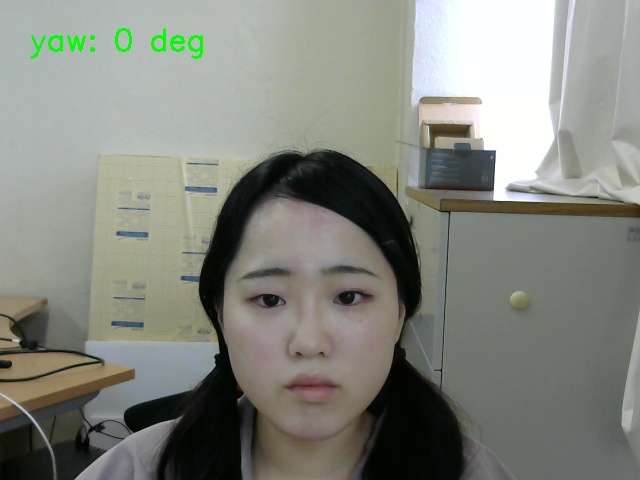
#> input picture mqodata/face1.jpg, 640 x 480 px, given in place of the camera
$ python capture_and_build_mask_pair.py
#> lines starting #> are read from the running program, lines starting #| are printed output that depends on the picture
#!/usr/bin/env python3
"""Capture no-mask/masked images, align them, and build paired face OBJ files."""

from __future__ import annotations

import argparse
import csv
import re
import shutil
import sys
from pathlib import Path

import cv2
import mediapipe as mp
import numpy as np


SCRIPT_DIR = Path(__file__).resolve().parent
REPO_ROOT = SCRIPT_DIR.parents[1]
sys.path.insert(0, str(REPO_ROOT))
sys.path.insert(0, str(SCRIPT_DIR))

from create_MQO import CreateMQO  # noqa: E402
from convert_mqo_to_obj import parse_mqo, write_obj  # noqa: E402


# Eyes, eyebrows, forehead and nose root: normally visible with a face mask.
STABLE_IDS = sorted({
    6, 8, 9, 10, 21, 22, 23, 24, 25, 26, 27, 28, 29, 30,
    33, 46, 52, 53, 55, 65, 66, 70, 105, 107, 133, 151, 158,
    159, 160, 161, 168, 243, 263, 276, 282, 283, 285, 293,
    295, 296, 300, 334, 336, 362, 383, 384, 385, 386, 417,
})


def arguments() -> argparse.Namespace:
    parser = argparse.ArgumentParser(description=__doc__)
    parser.add_argument("--name", default="CG01")
    parser.add_argument("--output-root", type=Path, default=SCRIPT_DIR / "captures")
    parser.add_argument("--camera", type=int, default=-1, help="-1 tries camera IDs 0..4")
    parser.add_argument("--width", type=int, default=640)
    parser.add_argument("--height", type=int, default=480)
    parser.add_argument("--guide-alpha", type=float, default=0.35)
    parser.add_argument(
        "--reuse-captured", action="store_true",
        help="Skip camera capture and reuse source/nomask.jpg and source/mask_raw.jpg",
    )
    parser.add_argument(
        "--alignment", choices=("manual", "auto", "none"), default="manual",
        help="How to align the masked image to the no-mask image",
    )
    parser.add_argument(
        "--no-mirror-preview",
        action="store_true",
        help="Disable the default mirror-like preview (saved images are never mirrored)",
    )
    return parser.parse_args()


def open_camera(camera_id: int, width: int, height: int):
    ids = range(5) if camera_id < 0 else [camera_id]
    for candidate_id in ids:
        capture = cv2.VideoCapture(candidate_id)
        if capture.isOpened():
            capture.set(cv2.CAP_PROP_FRAME_WIDTH, width)
            capture.set(cv2.CAP_PROP_FRAME_HEIGHT, height)
            return capture, candidate_id
        capture.release()
    raise RuntimeError("Camera IDs 0..4 could not be opened")


def capture_frame(
        capture, title: str, instruction: str, guide=None, alpha=0.35,
        mirror_preview=True):
    while True:
        ok, frame = capture.read()
        if not ok:
            raise RuntimeError("Failed to read a camera frame")
        display = frame.copy()
        if guide is not None:
            resized = cv2.resize(guide, (frame.shape[1], frame.shape[0]))
            display = cv2.addWeighted(display, 1.0 - alpha, resized, alpha, 0.0)
        # Mirror only what the user sees. Keep the captured frame in the
        # camera's original orientation for landmark detection and modeling.
        if mirror_preview:
            display = cv2.flip(display, 1)
        cv2.rectangle(display, (0, 0), (display.shape[1], 42), (0, 0, 0), -1)
        cv2.putText(display, instruction, (10, 28), cv2.FONT_HERSHEY_SIMPLEX,
                    0.62, (255, 255, 255), 2, cv2.LINE_AA)
        cv2.imshow(title, display)
        key = cv2.waitKey(1) & 0xFF
        if key == 32:  # Space
            return frame.copy()
        if key in (27, ord("q")):
            raise KeyboardInterrupt


# [104 lines left out: functions detect_landmarks, save_landmarks, align_masked, manual_align, make_model_pair, not called in this run]


def main() -> None:
    args = arguments()
    root = (args.output_root / args.name).resolve()
    source_dir = root / "source"
    aligned_dir = root / "aligned"
    landmark_dir = root / "landmarks"
    models_dir = root / "models"
    for directory in (source_dir, aligned_dir, landmark_dir, models_dir):
        directory.mkdir(parents=True, exist_ok=True)

    nomask_path = source_dir / "nomask.jpg"
    mask_raw_path = source_dir / "mask_raw.jpg"
    if args.reuse_captured:
        nomask = cv2.imread(str(nomask_path))
        masked = cv2.imread(str(mask_raw_path))
        if nomask is None or masked is None:
            raise FileNotFoundError(
                f"Reuse requested but images are missing: {nomask_path}, {mask_raw_path}")
    else:
        capture, camera_id = open_camera(args.camera, args.width, args.height)
        print(f"Camera ID: {camera_id}")
        try:
            nomask = capture_frame(capture, "CG pair capture",
                                   "NO MASK: align face, then press SPACE (Q: quit)",
                                   mirror_preview=not args.no_mirror_preview)
#> in capture_frame, frame is the input picture: shape (480, 640, 3); mean B, G, R 125.8, 133.9, 131
#> in capture_frame, `display = cv2.flip(display, 1)`:
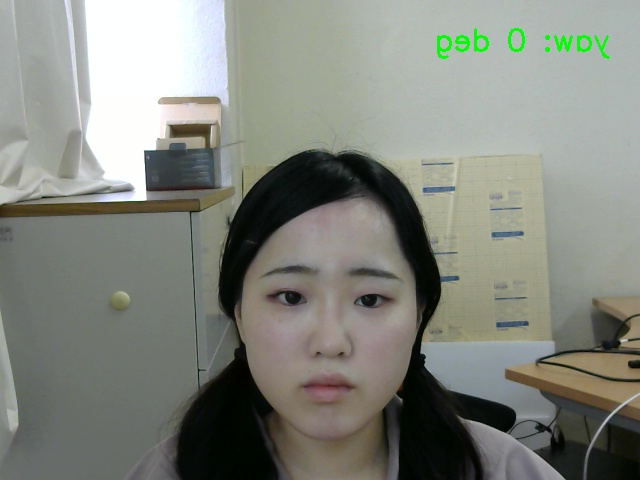
#> display: shape (480, 640, 3); mean B, G, R 125.8, 133.9, 131
#> in capture_frame, `cv2.putText(display, instruction, (10, 28), cv2.FONT_HERSHEY_SIMPLEX, ..`:
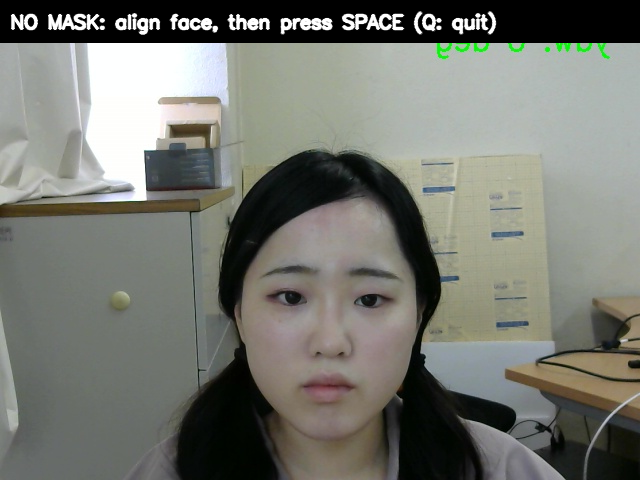
#> display: shape (480, 640, 3); mean B, G, R 112.3, 119.5, 117.7
#> (key q is pressed here)
            masked = capture_frame(capture, "CG pair capture",
                                   "WEAR MASK: align with ghost, then press SPACE",
                                   nomask, args.guide_alpha,
                                   mirror_preview=not args.no_mirror_preview)
        finally:
            capture.release()
            cv2.destroyAllWindows()
        cv2.imwrite(str(nomask_path), nomask)
        cv2.imwrite(str(mask_raw_path), masked)

    with mp.solutions.face_mesh.FaceMesh(
        static_image_mode=True, max_num_faces=1, refine_landmarks=True,
        min_detection_confidence=0.5) as face_mesh:
        nomask_points = detect_landmarks(face_mesh, nomask)
        mask_points = detect_landmarks(face_mesh, masked)

    if args.alignment == "manual":
        aligned, matrix, manual_values = manual_align(nomask, masked)
        inlier_ratio = float("nan")
        quality_text = "alignment_method=manual\n" + "\n".join(
            f"{key}={value}" for key, value in manual_values.items()) + "\n"
    elif args.alignment == "auto":
        aligned, matrix, inlier_ratio = align_masked(nomask, masked, nomask_points, mask_points)
        quality_text = (
            "alignment_method=auto\n"
            f"stable_point_inlier_ratio={inlier_ratio:.6f}\n")
    else:
        aligned = masked.copy()
        matrix = np.array([[1.0, 0.0, 0.0], [0.0, 1.0, 0.0]])
        inlier_ratio = float("nan")
        quality_text = "alignment_method=none\n"
    aligned_path = aligned_dir / "mask_aligned.png"
    comparison_path = aligned_dir / "alignment_comparison.png"
    cv2.imwrite(str(aligned_path), aligned)
    cv2.imwrite(str(comparison_path), cv2.addWeighted(nomask, 0.5, aligned, 0.5, 0.0))
    save_landmarks(landmark_dir / "nomask_landmarks.csv", nomask_points)
    save_landmarks(landmark_dir / "mask_raw_landmarks.csv", mask_points)
    np.savetxt(aligned_dir / "alignment_affine.csv", matrix, delimiter=",")
    (aligned_dir / "alignment_quality.txt").write_text(quality_text, encoding="utf-8")

    make_model_pair(nomask_path, aligned_path, models_dir)
    print(f"Completed: {root}")
    print(f"Alignment method: {args.alignment}")
    if args.alignment == "auto":
        print(f"Alignment inlier ratio: {inlier_ratio:.3f}")
    print(f"No-mask OBJ: {models_dir / 'model_nomask.obj'}")
    print(f"Masked OBJ: {models_dir / 'model_masked.obj'}")


if __name__ == "__main__":
#> (the run stopped early here; a loop or call above may not have finished)

$ run again, on mqodata/katuda.jpg
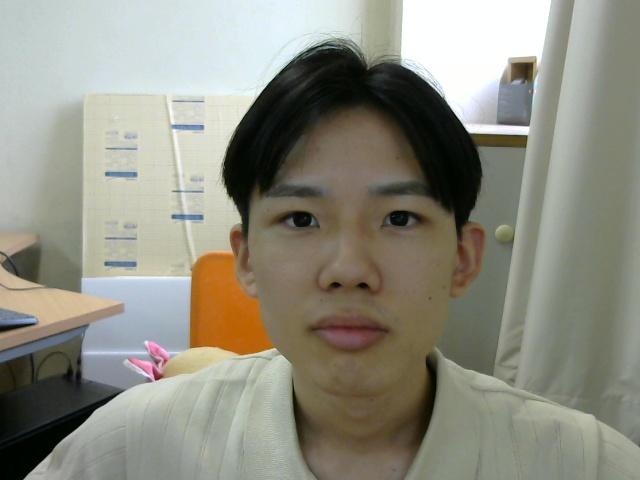
#> input picture mqodata/katuda.jpg, 640 x 480 px, given in place of the camera
#> in capture_frame, frame is the input picture: shape (480, 640, 3); mean B, G, R 129.3, 141.7, 142.6
#> in capture_frame, `display = cv2.flip(display, 1)`:
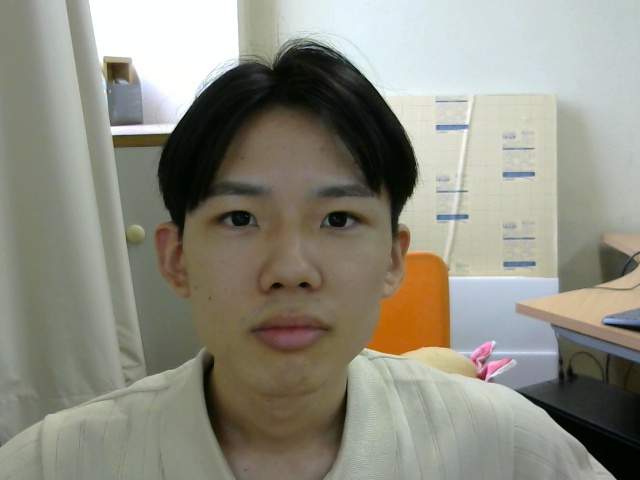
#> display: shape (480, 640, 3); mean B, G, R 129.3, 141.7, 142.6
#> in capture_frame, `cv2.putText(display, instruction, (10, 28), cv2.FONT_HERSHEY_SIMPLEX, ..`:
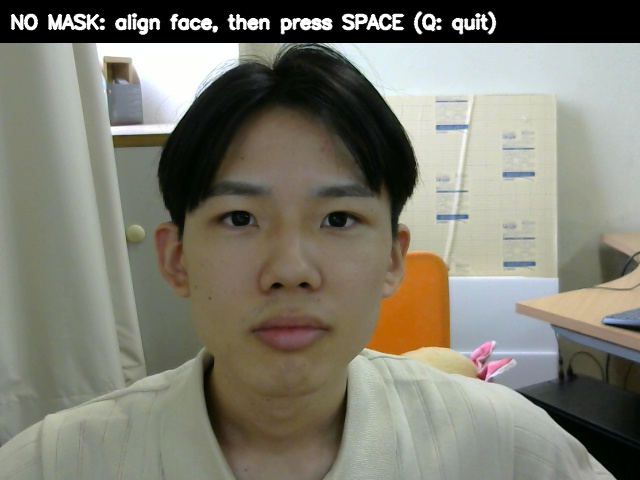
#> display: shape (480, 640, 3); mean B, G, R 113.1, 125.3, 126.9

$ run again, on mqodata/katuda2.jpg
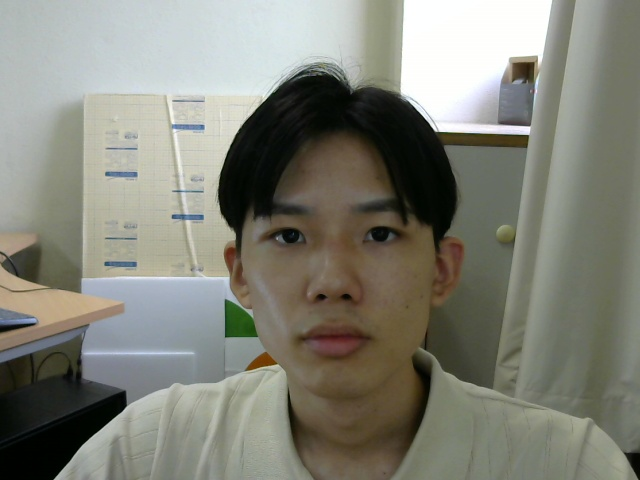
#> input picture mqodata/katuda2.jpg, 640 x 480 px, given in place of the camera
#> in capture_frame, frame is the input picture: shape (480, 640, 3); mean B, G, R 119.8, 130.5, 129.9
#> in capture_frame, `display = cv2.flip(display, 1)`:
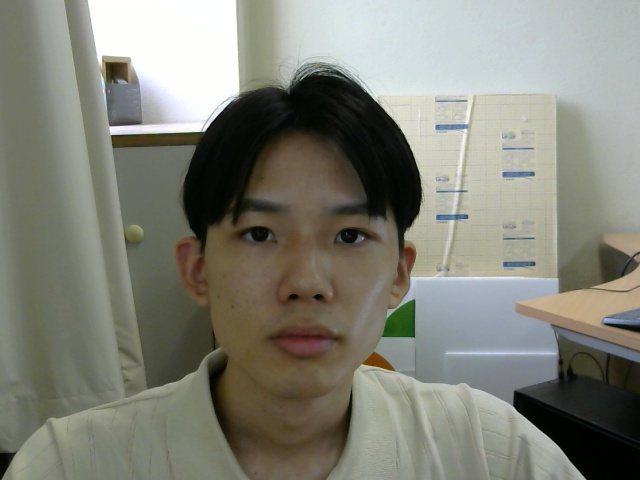
#> display: shape (480, 640, 3); mean B, G, R 119.8, 130.5, 129.9
#> in capture_frame, `cv2.putText(display, instruction, (10, 28), cv2.FONT_HERSHEY_SIMPLEX, ..`:
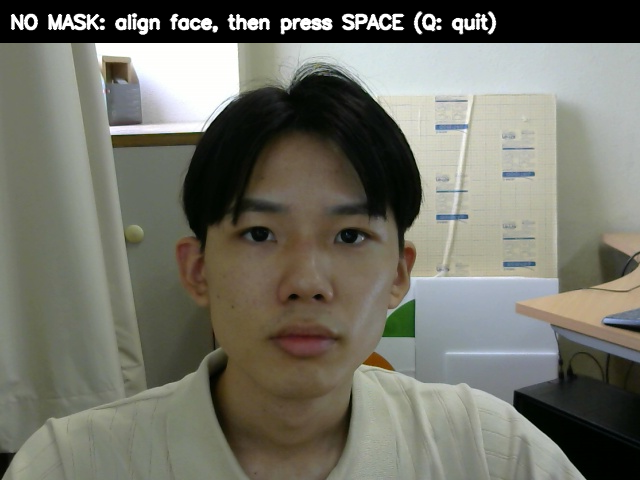
#> display: shape (480, 640, 3); mean B, G, R 104.7, 115.2, 115.1

$ run again, on mqodata/test1.jpg
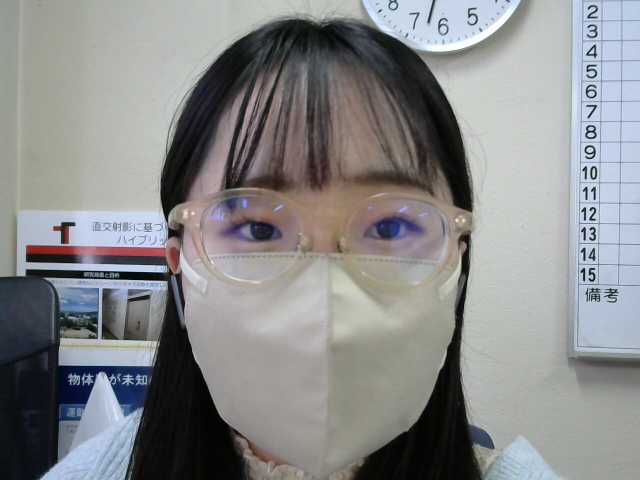
#> input picture mqodata/test1.jpg, 1280 x 960 px, given in place of the camera (shown at 1/2 size)
#> in capture_frame, frame is the input picture: shape (960, 1280, 3); mean B, G, R 137.9, 137.2, 136.2
#> in capture_frame, `display = cv2.flip(display, 1)`:
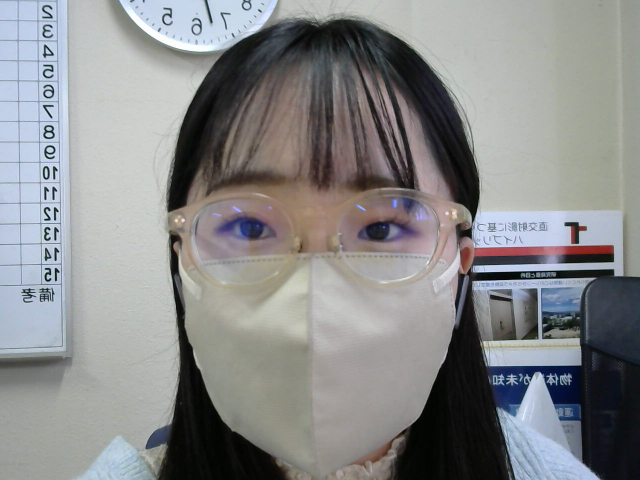
#> display: shape (960, 1280, 3) (shown at 1/2 size); mean B, G, R 137.9, 137.2, 136.2
#> in capture_frame, `cv2.putText(display, instruction, (10, 28), cv2.FONT_HERSHEY_SIMPLEX, ..`:
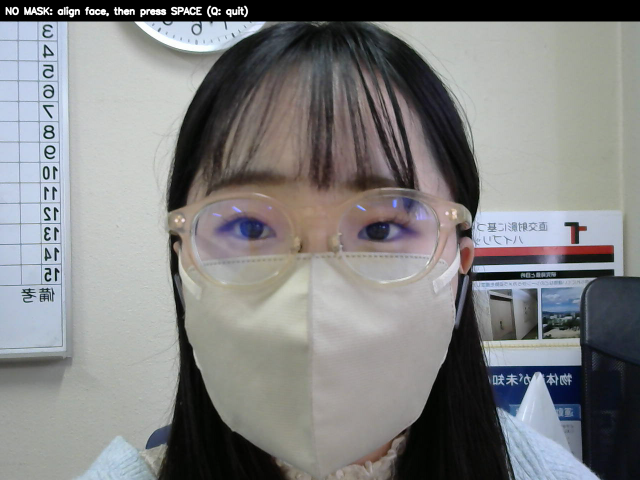
#> display: shape (960, 1280, 3) (shown at 1/2 size); mean B, G, R 130.3, 129.7, 129.1
